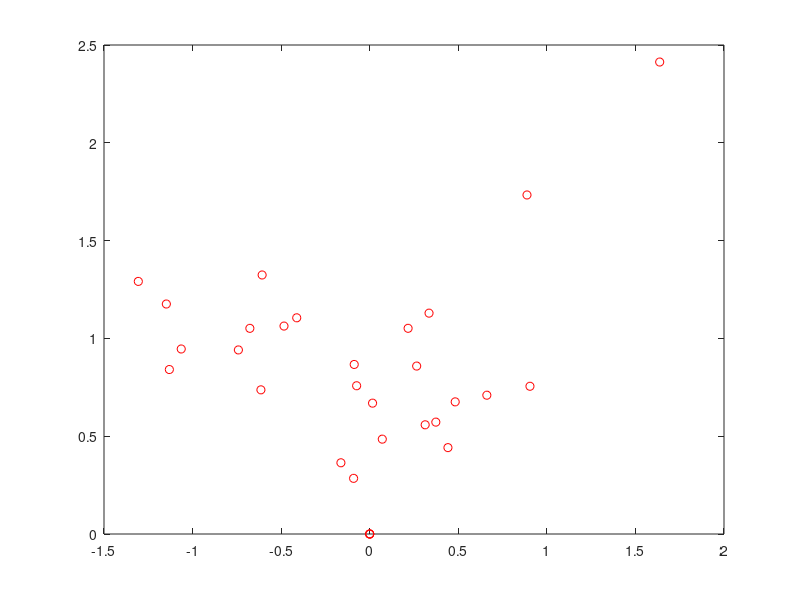

This figure's MATLAB source: (Note: this script raises an error after producing the figure.)
data = load('octave_data.csv');

cross_sec_abs_dev = data(:,1);
market_equity = data(:,2);
market_equity_squared = data(:,4);

m = length(cross_sec_abs_dev);
plot(market_equity, cross_sec_abs_dev, 'ro');

fprintf('Program paused. Press enter to continue.\n');
pause;

X = [ones(m, 1), data(:,3), data(:,4)];

theta = zeros(3, 1);

iterations = 3000;
alpha = 0.01;

fprintf('All values Initialized. Program paused.\n');
pause;

fprintf('\nRunning Gradient Descent ...\n')

theta = gradientDescent(X, cross_sec_abs_dev, theta, alpha, iterations);

hold on; % keep previous plot visible
test = [-1.4:0.1:1.5];
size(test)
test_squared = test .^2;
testx = [ones(30, 1), test', test_squared'];
plot(test, testx*theta, '-');
grid on;
theta

hold off;